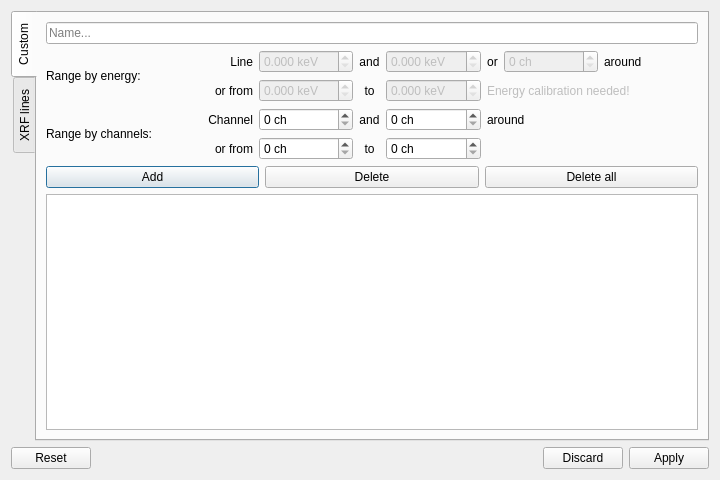
<?xml version="1.0" encoding="UTF-8"?>
<ui version="4.0">
 <class>Dialog</class>
 <widget class="QDialog" name="Dialog">
  <property name="geometry">
   <rect>
    <x>0</x>
    <y>0</y>
    <width>720</width>
    <height>480</height>
   </rect>
  </property>
  <property name="baseSize">
   <size>
    <width>720</width>
    <height>480</height>
   </size>
  </property>
  <property name="windowTitle">
   <string>Dialog</string>
  </property>
  <layout class="QVBoxLayout" name="verticalLayout">
   <item>
    <widget class="QTabWidget" name="tabWidget_2">
     <property name="enabled">
      <bool>true</bool>
     </property>
     <property name="mouseTracking">
      <bool>true</bool>
     </property>
     <property name="tabPosition">
      <enum>QTabWidget::TabPosition::West</enum>
     </property>
     <property name="currentIndex">
      <number>0</number>
     </property>
     <widget class="QWidget" name="tab_Custom">
      <attribute name="title">
       <string>Custom</string>
      </attribute>
      <layout class="QVBoxLayout" name="verticalLayout_2">
       <item>
        <layout class="QGridLayout" name="gridLayout_9">
         <item row="1" column="7">
          <widget class="QLabel" name="label_11">
           <property name="enabled">
            <bool>true</bool>
           </property>
           <property name="sizePolicy">
            <sizepolicy hsizetype="Preferred" vsizetype="Preferred">
             <horstretch>0</horstretch>
             <verstretch>0</verstretch>
            </sizepolicy>
           </property>
           <property name="mouseTracking">
            <bool>true</bool>
           </property>
           <property name="text">
            <string>around</string>
           </property>
          </widget>
         </item>
         <item row="4" column="2">
          <widget class="QSpinBox" name="spinBox_CustomStart">
           <property name="sizePolicy">
            <sizepolicy hsizetype="Minimum" vsizetype="Fixed">
             <horstretch>0</horstretch>
             <verstretch>0</verstretch>
            </sizepolicy>
           </property>
           <property name="mouseTracking">
            <bool>true</bool>
           </property>
           <property name="suffix">
            <string> ch</string>
           </property>
           <property name="maximum">
            <number>8192</number>
           </property>
           <property name="stepType">
            <enum>QAbstractSpinBox::StepType::AdaptiveDecimalStepType</enum>
           </property>
          </widget>
         </item>
         <item row="1" column="0" rowspan="2">
          <widget class="QLabel" name="label_5">
           <property name="enabled">
            <bool>true</bool>
           </property>
           <property name="sizePolicy">
            <sizepolicy hsizetype="Preferred" vsizetype="Fixed">
             <horstretch>0</horstretch>
             <verstretch>0</verstretch>
            </sizepolicy>
           </property>
           <property name="mouseTracking">
            <bool>true</bool>
           </property>
           <property name="text">
            <string>Range by energy:</string>
           </property>
           <property name="alignment">
            <set>Qt::AlignmentFlag::AlignLeading|Qt::AlignmentFlag::AlignLeft|Qt::AlignmentFlag::AlignVCenter</set>
           </property>
          </widget>
         </item>
         <item row="3" column="0" rowspan="2">
          <widget class="QLabel" name="label_12">
           <property name="sizePolicy">
            <sizepolicy hsizetype="Preferred" vsizetype="Fixed">
             <horstretch>0</horstretch>
             <verstretch>0</verstretch>
            </sizepolicy>
           </property>
           <property name="mouseTracking">
            <bool>true</bool>
           </property>
           <property name="text">
            <string>Range by channels:</string>
           </property>
           <property name="alignment">
            <set>Qt::AlignmentFlag::AlignLeading|Qt::AlignmentFlag::AlignLeft|Qt::AlignmentFlag::AlignVCenter</set>
           </property>
          </widget>
         </item>
         <item row="1" column="2">
          <widget class="QDoubleSpinBox" name="doubleSpinBox_CustomEnergyLine">
           <property name="enabled">
            <bool>false</bool>
           </property>
           <property name="sizePolicy">
            <sizepolicy hsizetype="Minimum" vsizetype="Fixed">
             <horstretch>0</horstretch>
             <verstretch>0</verstretch>
            </sizepolicy>
           </property>
           <property name="mouseTracking">
            <bool>true</bool>
           </property>
           <property name="suffix">
            <string> keV</string>
           </property>
           <property name="decimals">
            <number>3</number>
           </property>
           <property name="maximum">
            <double>20.000000000000000</double>
           </property>
           <property name="singleStep">
            <double>0.001000000000000</double>
           </property>
           <property name="stepType">
            <enum>QAbstractSpinBox::StepType::AdaptiveDecimalStepType</enum>
           </property>
          </widget>
         </item>
         <item row="2" column="5" colspan="3">
          <widget class="QLabel" name="label_CustomWarning">
           <property name="enabled">
            <bool>false</bool>
           </property>
           <property name="mouseTracking">
            <bool>true</bool>
           </property>
           <property name="text">
            <string>Energy calibration needed!</string>
           </property>
          </widget>
         </item>
         <item row="2" column="3">
          <widget class="QLabel" name="label_8">
           <property name="enabled">
            <bool>true</bool>
           </property>
           <property name="mouseTracking">
            <bool>true</bool>
           </property>
           <property name="text">
            <string>to</string>
           </property>
           <property name="alignment">
            <set>Qt::AlignmentFlag::AlignCenter</set>
           </property>
          </widget>
         </item>
         <item row="3" column="1">
          <widget class="QLabel" name="label_9">
           <property name="mouseTracking">
            <bool>true</bool>
           </property>
           <property name="text">
            <string>Channel</string>
           </property>
           <property name="alignment">
            <set>Qt::AlignmentFlag::AlignRight|Qt::AlignmentFlag::AlignTrailing|Qt::AlignmentFlag::AlignVCenter</set>
           </property>
          </widget>
         </item>
         <item row="1" column="3">
          <widget class="QLabel" name="label_3">
           <property name="enabled">
            <bool>true</bool>
           </property>
           <property name="sizePolicy">
            <sizepolicy hsizetype="Fixed" vsizetype="Preferred">
             <horstretch>0</horstretch>
             <verstretch>0</verstretch>
            </sizepolicy>
           </property>
           <property name="mouseTracking">
            <bool>true</bool>
           </property>
           <property name="text">
            <string>and</string>
           </property>
           <property name="alignment">
            <set>Qt::AlignmentFlag::AlignCenter</set>
           </property>
          </widget>
         </item>
         <item row="2" column="1">
          <widget class="QLabel" name="label_7">
           <property name="enabled">
            <bool>true</bool>
           </property>
           <property name="mouseTracking">
            <bool>true</bool>
           </property>
           <property name="text">
            <string>or from</string>
           </property>
           <property name="alignment">
            <set>Qt::AlignmentFlag::AlignRight|Qt::AlignmentFlag::AlignTrailing|Qt::AlignmentFlag::AlignVCenter</set>
           </property>
          </widget>
         </item>
         <item row="3" column="2">
          <widget class="QSpinBox" name="spinBox_CustomLine">
           <property name="sizePolicy">
            <sizepolicy hsizetype="Minimum" vsizetype="Fixed">
             <horstretch>0</horstretch>
             <verstretch>0</verstretch>
            </sizepolicy>
           </property>
           <property name="mouseTracking">
            <bool>true</bool>
           </property>
           <property name="suffix">
            <string> ch</string>
           </property>
           <property name="maximum">
            <number>8192</number>
           </property>
           <property name="stepType">
            <enum>QAbstractSpinBox::StepType::AdaptiveDecimalStepType</enum>
           </property>
          </widget>
         </item>
         <item row="3" column="3">
          <widget class="QLabel" name="label_13">
           <property name="sizePolicy">
            <sizepolicy hsizetype="Fixed" vsizetype="Preferred">
             <horstretch>0</horstretch>
             <verstretch>0</verstretch>
            </sizepolicy>
           </property>
           <property name="mouseTracking">
            <bool>true</bool>
           </property>
           <property name="text">
            <string>and</string>
           </property>
           <property name="alignment">
            <set>Qt::AlignmentFlag::AlignCenter</set>
           </property>
          </widget>
         </item>
         <item row="1" column="4">
          <widget class="QDoubleSpinBox" name="doubleSpinBox_CustomEnergyWidth">
           <property name="enabled">
            <bool>false</bool>
           </property>
           <property name="sizePolicy">
            <sizepolicy hsizetype="Minimum" vsizetype="Fixed">
             <horstretch>0</horstretch>
             <verstretch>0</verstretch>
            </sizepolicy>
           </property>
           <property name="mouseTracking">
            <bool>true</bool>
           </property>
           <property name="suffix">
            <string> keV</string>
           </property>
           <property name="decimals">
            <number>3</number>
           </property>
           <property name="maximum">
            <double>20.000000000000000</double>
           </property>
           <property name="singleStep">
            <double>0.001000000000000</double>
           </property>
           <property name="stepType">
            <enum>QAbstractSpinBox::StepType::AdaptiveDecimalStepType</enum>
           </property>
           <property name="value">
            <double>0.000000000000000</double>
           </property>
          </widget>
         </item>
         <item row="2" column="2">
          <widget class="QDoubleSpinBox" name="doubleSpinBox_CustomEnergyStart">
           <property name="enabled">
            <bool>false</bool>
           </property>
           <property name="sizePolicy">
            <sizepolicy hsizetype="Minimum" vsizetype="Fixed">
             <horstretch>0</horstretch>
             <verstretch>0</verstretch>
            </sizepolicy>
           </property>
           <property name="mouseTracking">
            <bool>true</bool>
           </property>
           <property name="suffix">
            <string> keV</string>
           </property>
           <property name="decimals">
            <number>3</number>
           </property>
           <property name="maximum">
            <double>20.000000000000000</double>
           </property>
           <property name="singleStep">
            <double>0.001000000000000</double>
           </property>
           <property name="stepType">
            <enum>QAbstractSpinBox::StepType::AdaptiveDecimalStepType</enum>
           </property>
          </widget>
         </item>
         <item row="4" column="1">
          <widget class="QLabel" name="label_15">
           <property name="mouseTracking">
            <bool>true</bool>
           </property>
           <property name="text">
            <string>or from</string>
           </property>
           <property name="alignment">
            <set>Qt::AlignmentFlag::AlignRight|Qt::AlignmentFlag::AlignTrailing|Qt::AlignmentFlag::AlignVCenter</set>
           </property>
          </widget>
         </item>
         <item row="3" column="5" colspan="3">
          <widget class="QLabel" name="label_14">
           <property name="sizePolicy">
            <sizepolicy hsizetype="Preferred" vsizetype="Preferred">
             <horstretch>0</horstretch>
             <verstretch>0</verstretch>
            </sizepolicy>
           </property>
           <property name="mouseTracking">
            <bool>true</bool>
           </property>
           <property name="text">
            <string>around</string>
           </property>
           <property name="alignment">
            <set>Qt::AlignmentFlag::AlignLeading|Qt::AlignmentFlag::AlignLeft|Qt::AlignmentFlag::AlignVCenter</set>
           </property>
          </widget>
         </item>
         <item row="1" column="1">
          <widget class="QLabel" name="label_6">
           <property name="enabled">
            <bool>true</bool>
           </property>
           <property name="mouseTracking">
            <bool>true</bool>
           </property>
           <property name="text">
            <string>Line</string>
           </property>
           <property name="alignment">
            <set>Qt::AlignmentFlag::AlignRight|Qt::AlignmentFlag::AlignTrailing|Qt::AlignmentFlag::AlignVCenter</set>
           </property>
          </widget>
         </item>
         <item row="1" column="6">
          <widget class="QSpinBox" name="spinBox_CustomEnergyChannelWidth">
           <property name="enabled">
            <bool>false</bool>
           </property>
           <property name="sizePolicy">
            <sizepolicy hsizetype="Minimum" vsizetype="Fixed">
             <horstretch>0</horstretch>
             <verstretch>0</verstretch>
            </sizepolicy>
           </property>
           <property name="mouseTracking">
            <bool>true</bool>
           </property>
           <property name="suffix">
            <string> ch</string>
           </property>
           <property name="maximum">
            <number>1000</number>
           </property>
           <property name="stepType">
            <enum>QAbstractSpinBox::StepType::AdaptiveDecimalStepType</enum>
           </property>
          </widget>
         </item>
         <item row="3" column="4">
          <widget class="QSpinBox" name="spinBox_CustomWidth">
           <property name="sizePolicy">
            <sizepolicy hsizetype="Minimum" vsizetype="Fixed">
             <horstretch>0</horstretch>
             <verstretch>0</verstretch>
            </sizepolicy>
           </property>
           <property name="mouseTracking">
            <bool>true</bool>
           </property>
           <property name="suffix">
            <string> ch</string>
           </property>
           <property name="maximum">
            <number>8192</number>
           </property>
           <property name="stepType">
            <enum>QAbstractSpinBox::StepType::AdaptiveDecimalStepType</enum>
           </property>
          </widget>
         </item>
         <item row="4" column="3">
          <widget class="QLabel" name="label_16">
           <property name="mouseTracking">
            <bool>true</bool>
           </property>
           <property name="text">
            <string>to</string>
           </property>
           <property name="alignment">
            <set>Qt::AlignmentFlag::AlignCenter</set>
           </property>
          </widget>
         </item>
         <item row="1" column="5">
          <widget class="QLabel" name="label_10">
           <property name="enabled">
            <bool>true</bool>
           </property>
           <property name="sizePolicy">
            <sizepolicy hsizetype="Fixed" vsizetype="Preferred">
             <horstretch>0</horstretch>
             <verstretch>0</verstretch>
            </sizepolicy>
           </property>
           <property name="mouseTracking">
            <bool>true</bool>
           </property>
           <property name="text">
            <string>or</string>
           </property>
           <property name="alignment">
            <set>Qt::AlignmentFlag::AlignCenter</set>
           </property>
          </widget>
         </item>
         <item row="2" column="4">
          <widget class="QDoubleSpinBox" name="doubleSpinBox_CustomEnergyStop">
           <property name="enabled">
            <bool>false</bool>
           </property>
           <property name="sizePolicy">
            <sizepolicy hsizetype="Minimum" vsizetype="Fixed">
             <horstretch>0</horstretch>
             <verstretch>0</verstretch>
            </sizepolicy>
           </property>
           <property name="mouseTracking">
            <bool>true</bool>
           </property>
           <property name="suffix">
            <string> keV</string>
           </property>
           <property name="decimals">
            <number>3</number>
           </property>
           <property name="maximum">
            <double>20.000000000000000</double>
           </property>
           <property name="singleStep">
            <double>0.001000000000000</double>
           </property>
           <property name="stepType">
            <enum>QAbstractSpinBox::StepType::AdaptiveDecimalStepType</enum>
           </property>
           <property name="value">
            <double>0.000000000000000</double>
           </property>
          </widget>
         </item>
         <item row="4" column="4">
          <widget class="QSpinBox" name="spinBox_CustomStop">
           <property name="sizePolicy">
            <sizepolicy hsizetype="Minimum" vsizetype="Fixed">
             <horstretch>0</horstretch>
             <verstretch>0</verstretch>
            </sizepolicy>
           </property>
           <property name="mouseTracking">
            <bool>true</bool>
           </property>
           <property name="suffix">
            <string> ch</string>
           </property>
           <property name="maximum">
            <number>8192</number>
           </property>
           <property name="stepType">
            <enum>QAbstractSpinBox::StepType::AdaptiveDecimalStepType</enum>
           </property>
          </widget>
         </item>
         <item row="5" column="0" colspan="8">
          <layout class="QHBoxLayout" name="horizontalLayout_2">
           <item>
            <widget class="QPushButton" name="pushButton_CustomAdd">
             <property name="mouseTracking">
              <bool>true</bool>
             </property>
             <property name="text">
              <string>Add</string>
             </property>
            </widget>
           </item>
           <item>
            <widget class="QPushButton" name="pushButton_CustomDelete">
             <property name="mouseTracking">
              <bool>true</bool>
             </property>
             <property name="text">
              <string>Delete</string>
             </property>
            </widget>
           </item>
           <item>
            <widget class="QPushButton" name="pushButton_CustomDeleteAll">
             <property name="mouseTracking">
              <bool>true</bool>
             </property>
             <property name="text">
              <string>Delete all</string>
             </property>
            </widget>
           </item>
          </layout>
         </item>
         <item row="0" column="0" colspan="8">
          <widget class="QLineEdit" name="lineEdit_CustomName">
           <property name="mouseTracking">
            <bool>true</bool>
           </property>
           <property name="placeholderText">
            <string>Name...</string>
           </property>
          </widget>
         </item>
        </layout>
       </item>
       <item>
        <widget class="QTableView" name="tableView_CustomROIs">
         <property name="enabled">
          <bool>true</bool>
         </property>
         <property name="mouseTracking">
          <bool>true</bool>
         </property>
        </widget>
       </item>
      </layout>
     </widget>
     <widget class="QWidget" name="tab_XRFLines">
      <property name="enabled">
       <bool>false</bool>
      </property>
      <property name="tabletTracking">
       <bool>false</bool>
      </property>
      <attribute name="title">
       <string>XRF lines</string>
      </attribute>
      <layout class="QVBoxLayout" name="verticalLayout_3">
       <item>
        <layout class="QHBoxLayout" name="horizontalLayout">
         <item>
          <widget class="QLabel" name="label_XRFWarning">
           <property name="text">
            <string>Energy calibration needed!</string>
           </property>
          </widget>
         </item>
         <item>
          <widget class="QLabel" name="label_2">
           <property name="text">
            <string>Renge around line energy:</string>
           </property>
           <property name="alignment">
            <set>Qt::AlignmentFlag::AlignRight|Qt::AlignmentFlag::AlignTrailing|Qt::AlignmentFlag::AlignVCenter</set>
           </property>
          </widget>
         </item>
         <item>
          <widget class="QDoubleSpinBox" name="doubleSpinBox_XRFSigmaWidth">
           <property name="sizePolicy">
            <sizepolicy hsizetype="Fixed" vsizetype="Fixed">
             <horstretch>0</horstretch>
             <verstretch>0</verstretch>
            </sizepolicy>
           </property>
           <property name="suffix">
            <string> σ</string>
           </property>
           <property name="maximum">
            <double>5.000000000000000</double>
           </property>
           <property name="singleStep">
            <double>0.010000000000000</double>
           </property>
           <property name="stepType">
            <enum>QAbstractSpinBox::StepType::AdaptiveDecimalStepType</enum>
           </property>
           <property name="value">
            <double>1.000000000000000</double>
           </property>
          </widget>
         </item>
         <item>
          <widget class="QLabel" name="label_4">
           <property name="sizePolicy">
            <sizepolicy hsizetype="Fixed" vsizetype="Preferred">
             <horstretch>0</horstretch>
             <verstretch>0</verstretch>
            </sizepolicy>
           </property>
           <property name="text">
            <string>or</string>
           </property>
           <property name="alignment">
            <set>Qt::AlignmentFlag::AlignCenter</set>
           </property>
          </widget>
         </item>
         <item>
          <widget class="QSpinBox" name="spinBox_XRFWidth">
           <property name="sizePolicy">
            <sizepolicy hsizetype="Fixed" vsizetype="Fixed">
             <horstretch>0</horstretch>
             <verstretch>0</verstretch>
            </sizepolicy>
           </property>
           <property name="suffix">
            <string> ch</string>
           </property>
           <property name="maximum">
            <number>1000</number>
           </property>
           <property name="value">
            <number>0</number>
           </property>
          </widget>
         </item>
        </layout>
       </item>
       <item>
        <widget class="QTabWidget" name="tabWidget">
         <property name="currentIndex">
          <number>0</number>
         </property>
         <property name="documentMode">
          <bool>false</bool>
         </property>
         <widget class="PeriodicTable" name="tab_Kalpha">
          <attribute name="title">
           <string>Kα</string>
          </attribute>
         </widget>
         <widget class="PeriodicTable" name="tab_Kbeta">
          <attribute name="title">
           <string>Kβ</string>
          </attribute>
         </widget>
         <widget class="PeriodicTable" name="tab_Lalpha">
          <attribute name="title">
           <string>Lα</string>
          </attribute>
         </widget>
         <widget class="PeriodicTable" name="tab_Lbeta">
          <attribute name="title">
           <string>Lβ</string>
          </attribute>
         </widget>
         <widget class="PeriodicTable" name="tab_M">
          <attribute name="title">
           <string>M</string>
          </attribute>
         </widget>
        </widget>
       </item>
      </layout>
     </widget>
    </widget>
   </item>
   <item>
    <widget class="QDialogButtonBox" name="buttonBox">
     <property name="mouseTracking">
      <bool>true</bool>
     </property>
     <property name="orientation">
      <enum>Qt::Orientation::Horizontal</enum>
     </property>
     <property name="standardButtons">
      <set>QDialogButtonBox::StandardButton::Apply|QDialogButtonBox::StandardButton::Discard|QDialogButtonBox::StandardButton::Reset</set>
     </property>
    </widget>
   </item>
  </layout>
 </widget>
 <customwidgets>
  <customwidget>
   <class>PeriodicTable</class>
   <extends>QWidget</extends>
   <header>periodic_table</header>
   <container>1</container>
  </customwidget>
 </customwidgets>
 <resources/>
 <connections>
  <connection>
   <sender>buttonBox</sender>
   <signal>accepted()</signal>
   <receiver>Dialog</receiver>
   <slot>accept()</slot>
   <hints>
    <hint type="sourcelabel">
     <x>248</x>
     <y>254</y>
    </hint>
    <hint type="destinationlabel">
     <x>157</x>
     <y>274</y>
    </hint>
   </hints>
  </connection>
  <connection>
   <sender>buttonBox</sender>
   <signal>rejected()</signal>
   <receiver>Dialog</receiver>
   <slot>reject()</slot>
   <hints>
    <hint type="sourcelabel">
     <x>316</x>
     <y>260</y>
    </hint>
    <hint type="destinationlabel">
     <x>286</x>
     <y>274</y>
    </hint>
   </hints>
  </connection>
 </connections>
</ui>
